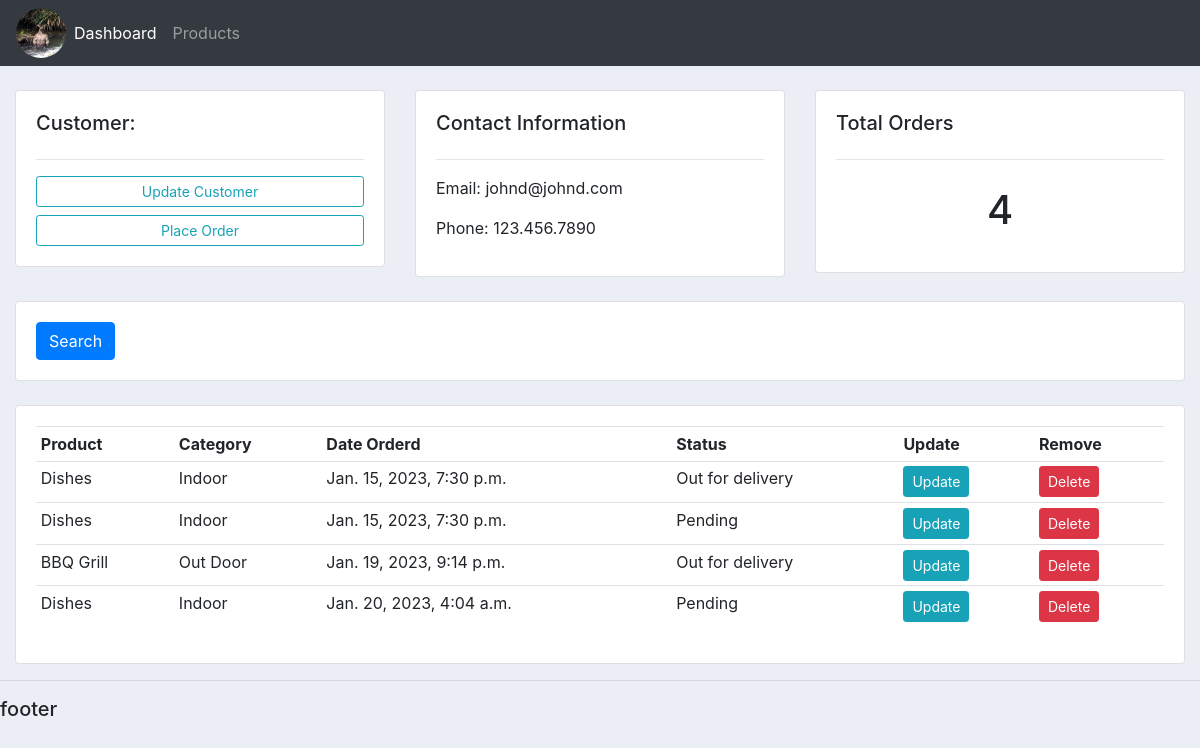
The app's page /customer/1/ with its own data.
### accounts/models.py (models this page shows, shortened)
class Customer(models.Model):
    name = models.CharField(max_length=200, null=True)
    phone = models.CharField(max_length=200, null=True)
    email = models.CharField(max_length=200, null=True)
    date_created = models.DateTimeField(auto_now_add=True)

class Order(models.Model):
    STATUS = (
        ('Pending', 'Pending'),
        ('Out for delivery', 'Out for delivery'),
        ('Delivered', 'Delivered'),
    )
    customer = models.ForeignKey(Customer, null=True, on_delete=models.SET_NULL)
    product = models.ForeignKey(Product, null=True, on_delete=models.SET_NULL)
    date_created = models.DateTimeField(auto_now_add=True)
    status = models.CharField(max_length=200, null=True, choices=STATUS)

class Product(models.Model):
    CATEGORY = (
        ('Indoor', 'Indoor'),
        ('Out Door', 'Out Door'),
    )
    name = models.CharField(max_length=200, null=True)
    price = models.FloatField(null=True)
    category = models.CharField(max_length=200, null=True, choices=CATEGORY)
    description = models.CharField(max_length=200, null=True, blank=True)
    date_created = models.DateTimeField(auto_now_add=True)
    tags = models.ManyToManyField(Tag)
    def __str__(self):
        return self.name

### accounts/views.py (the view)
# urls.py: path('customer/<str:pk_test>/', views.customer, name='customer'),
def customer(request, pk_test):
    customer = Customer.objects.get(id=pk_test)
    orders = customer.order_set.all()
    order_count = orders.count()
    context = {'customer': customer, 'orders': orders, 'order_count': order_count}
    return render(request, 'accounts/customer.html', context)

### accounts/templates/accounts/customer.html
{% extends 'accounts/main.html' %}
{% block content %}
<br>
<div class="row">
    <div class="col-md">
        <div class="card card-body">
            <h5>Customer:</h5>
            <hr>
            <a class="btn btn-outline-info btn-sm btn-block" href="">Update
                Customer</a>
            <a class="btn btn-outline-info btn-sm btn-block"
                href="{% url 'create_order' customer.id %}">Place
                Order</a>
        </div>
    </div>
    <div class="col-md">
        <div class="card card-body">
            <h5>Contact Information</h5>
            <hr>
            <p>Email: {{customer.email}}</p>
            <p>Phone: {{customer.phone}}</p>
        </div>
    </div>
    <div class="col-md">
        <div class="card card-body">
            <h5>Total Orders</h5>
            <hr>
            <h1 style="text-align: center;padding: 10px">{{order_count}}</h1>
        </div>
    </div>
</div>
<br>
<div class="row">
    <div class="col">
        <div class="card card-body">
            <form method="get">
                <button class="btn btn-primary" type="submit">Search</button>
            </form>
        </div>
    </div>
</div>
<br>
<div class="row">
    <div class="col-md">
        <div class="card card-body">
            <table class="table table-sm">
                <tr>
                    <th>Product</th>
                    <th>Category</th>
                    <th>Date Orderd</th>
                    <th>Status</th>
                    <th>Update</th>
                    <th>Remove</th>
                </tr>
                {% for order in orders %}
                <tr>
                    <td>{{order.product}}</td>
                    <td>{{order.product.category}}</td>
                    <td>{{order.date_created}}</td>
                    <td>{{order.status}}</td>
                    <td><a class="btn btn-sm btn-info"
                            href="{% url 'update_order' order.id %}">Update</a></td>
                    <td><a class="btn btn-sm btn-danger"
                            href="{% url 'delete_order' order.id %}">Delete</a></td>
                </tr>
                {% endfor %}
            </table>
        </div>
    </div>
</div>
{% endblock content %}

### static/css/main.css (style rules this page uses)
body { background-color: #ebeff5; }

### records on screen
Customer: email "johnd@johnd.com", phone "123.456.7890"
Order: product "Dishes", product.category "Indoor", date_created "Jan. 15, 2023, 7:30 p.m.", status "Out for delivery"
Order: product "Dishes", product.category "Indoor", date_created "Jan. 15, 2023, 7:30 p.m.", status "Pending"
Order: product "BBQ Grill", product.category "Out Door", date_created "Jan. 19, 2023, 9:14 p.m.", status "Out for delivery"
Order: product "Dishes", product.category "Indoor", date_created "Jan. 20, 2023, 4:04 a.m.", status "Pending"

### other values on screen
{{ order_count }} "4"
